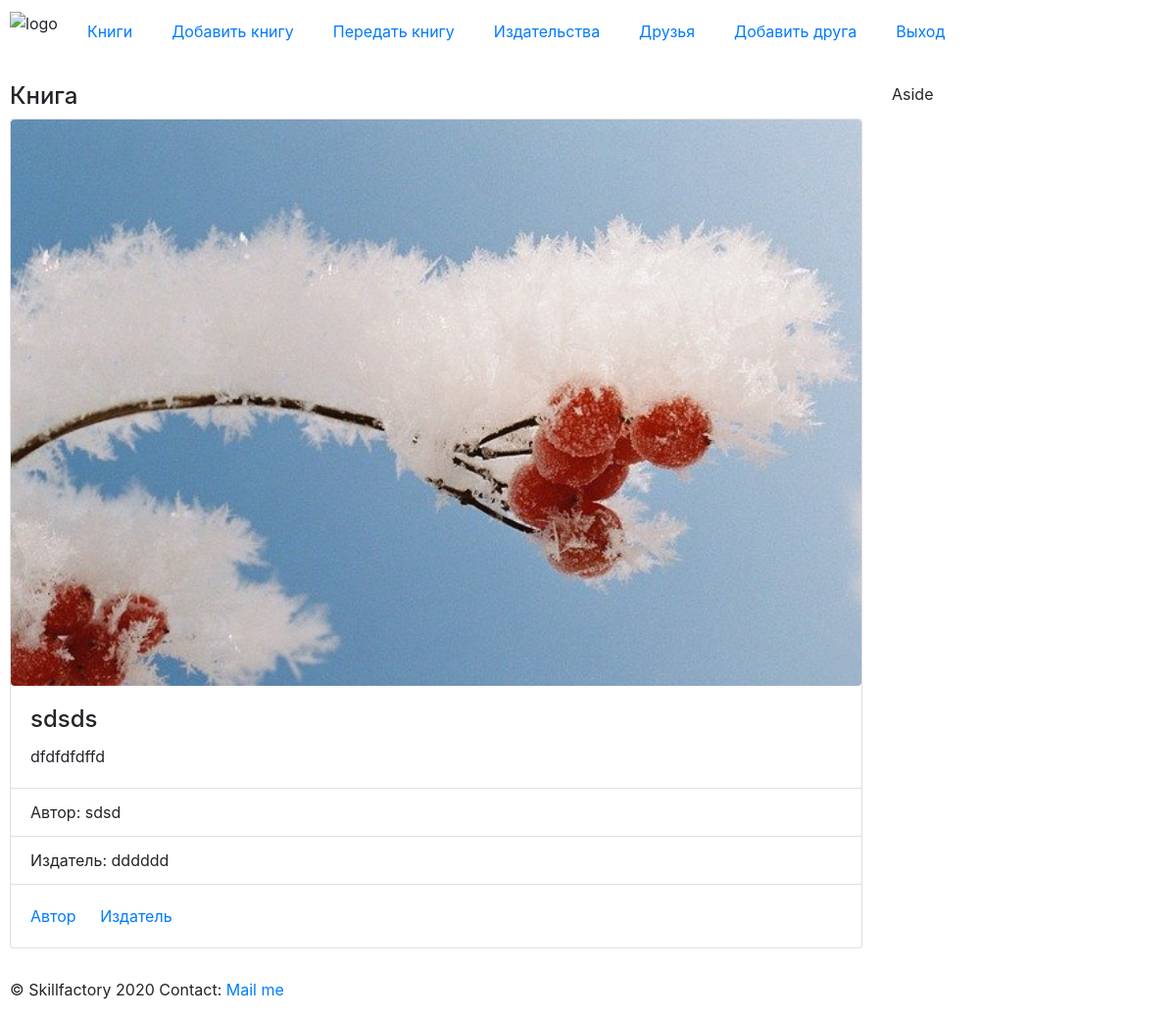
Screenshot of /books/11 (signed in) with the database file from the repository.
### p_library/models.py (models this page shows, shortened)
class Book(models.Model):
    ISBN = models.CharField(max_length=13)
    title = models.TextField()
    description = models.TextField()
    year_release = models.SmallIntegerField()
    price = models.FloatField()
    copy_count = models.PositiveSmallIntegerField(default=1)
    cover = models.ImageField(upload_to="p_library/book", default=None, null=True)
    author = models.ForeignKey(Author, on_delete=models.CASCADE)
    publisher = models.ForeignKey(Publisher, null=True, on_delete=models.SET_NULL)
    book_reader = models.ManyToManyField(Friend, through="BookReader")

class Author(models.Model):
    full_name = models.TextField()
    birth_year = models.SmallIntegerField()
    country = models.CharField(max_length=2)

class Publisher(models.Model):
    name = models.TextField()
    description = models.TextField()

### p_library/views.py (the view)
# urls.py: path("books/<int:pk>", views.BookDetail.as_view(), name="book_detail"),
class BookDetail(LoginRequiredMixin, DetailView):
    model = Book
    template_name = "book_detail.html"
    def get_context_data(self, **kwargs):
        context = super().get_context_data(**kwargs)
        context["author"] = self.object.author
        context["publisher"] = self.object.publisher
        return context

### templates/book_detail.html
{% extends "./base.html" %}
{% block content %}
<h4>Книга</h4>
<div class="card w-100" style="width: 18rem;">
    {% if object.cover %}
        <img src="{{ object.cover.url }}" class="card-img-top rounded mx-auto d-block" alt="Оболжка книги">
    {% else %}
        Нет изображения
    {% endif %}
    <div class="card-body">
        <h4 class="card-title">{{ object.title }}</h4>
        <p class="card-text">{{ object.description }}</p>
    </div>
    <ul class="list-group list-group-flush">
        <li class="list-group-item">Автор: {{ author.full_name }}</li>
        <li class="list-group-item">Издатель: {{ publisher.name }}</li>
    </ul>
    <div class="card-body">
    <a href="" class="card-link">Автор</a>
    <a href="" class="card-link">Издатель</a>
  </div>
</div>
{% endblock %}

### static/css/main.css (style rules this page uses)
body { display: grid; grid-template-areas: "header header" "main aside" "footer footer"; grid-template-rows: auto 1fr auto; grid-template-columns: 1fr 300px; grid-gap: 10px; height: 100vh; margin: 0; }

### rows the page displays
Book: cover (picture), title "sdsds", description "dfdfdfdffd"
Author: full_name "sdsd"
Publisher: name "dddddd"
